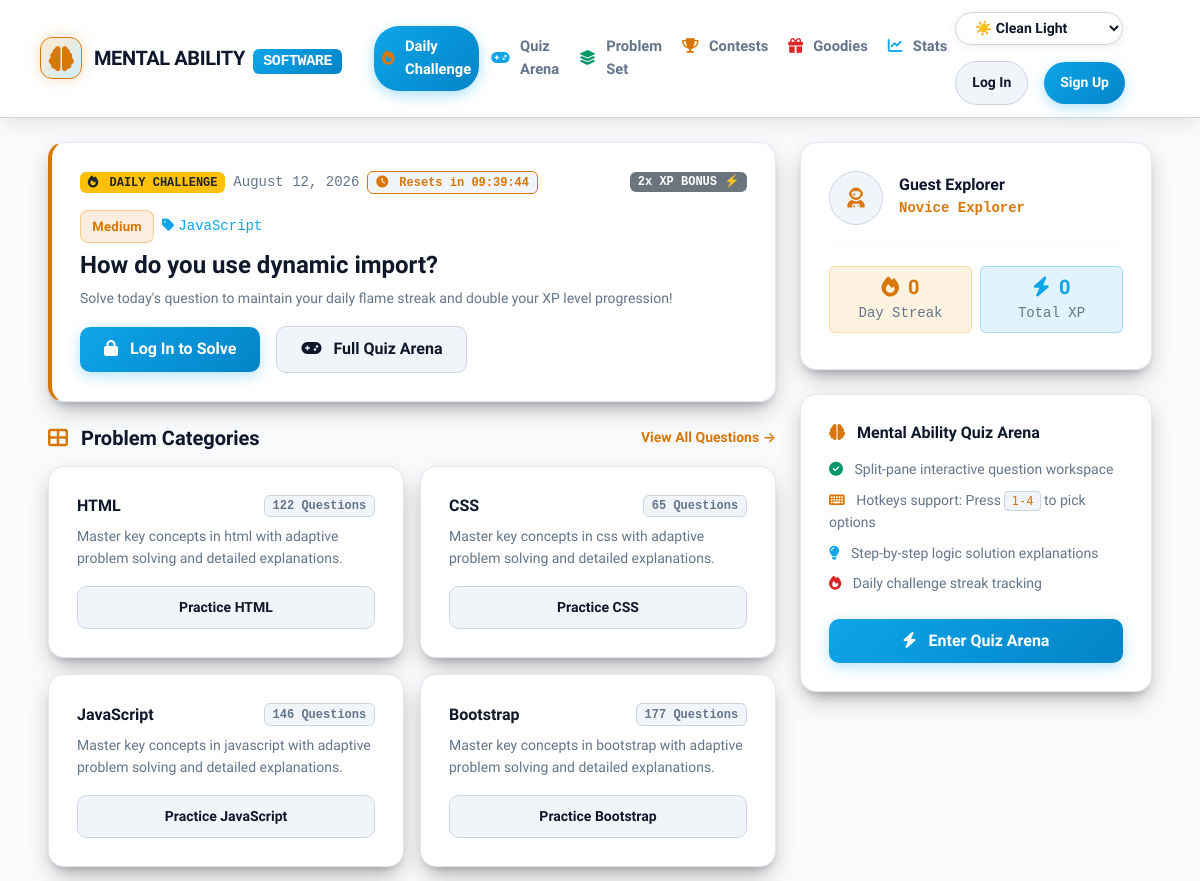
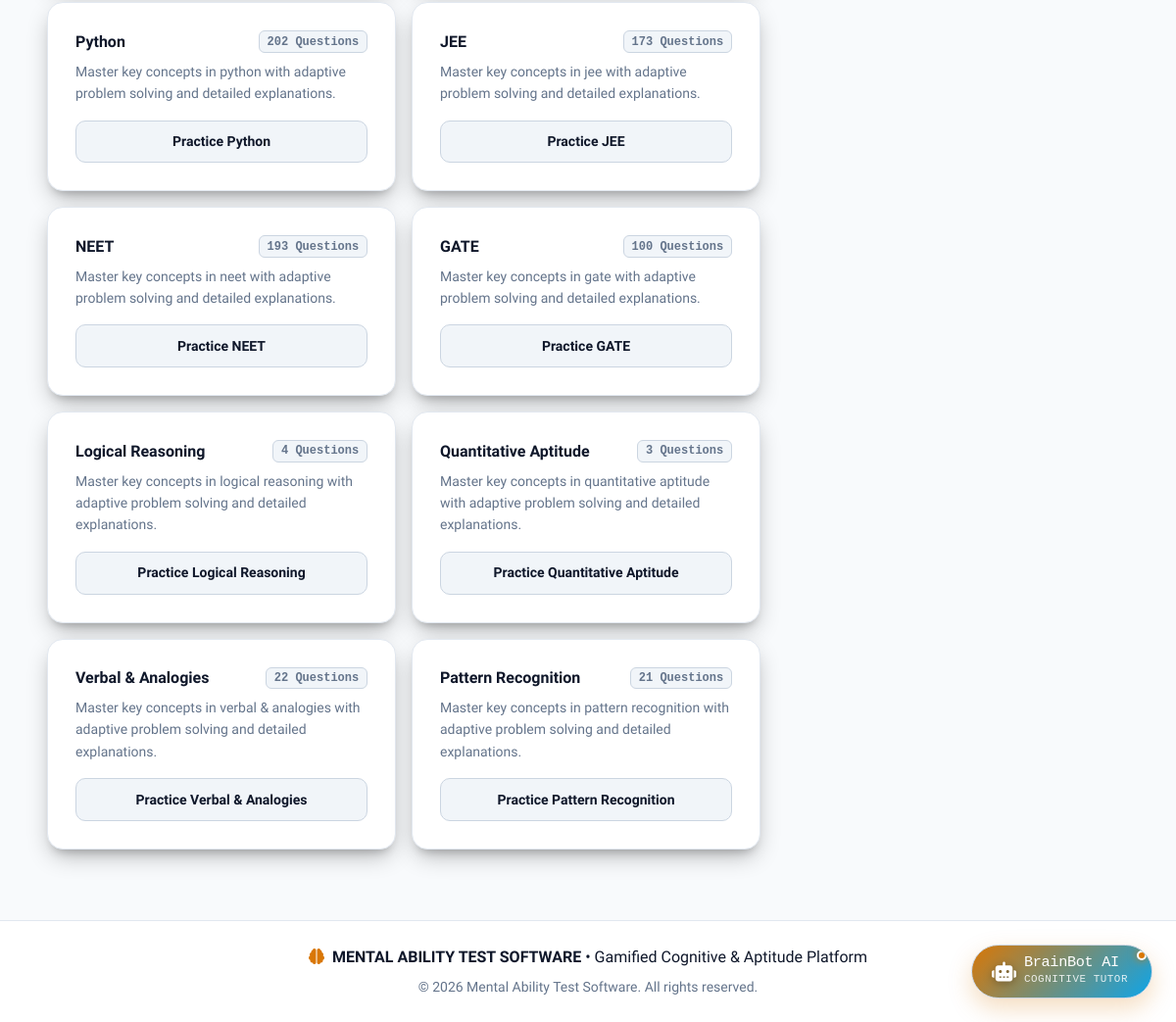
The page / on the database its author committed (2 pictures, top to bottom).
### quiz/models.py (models this page shows, shortened)
class Question(models.Model):
    EASY = 'EASY'
    MEDIUM = 'MEDIUM'
    HARD = 'HARD'
    DIFFICULTY_CHOICES = [
        (EASY, 'Easy'),
        (MEDIUM, 'Medium'),
        (HARD, 'Hard'),
    ]
    text = models.CharField(max_length=255)
    subject = models.ForeignKey(Subject, null=True, blank=True, on_delete=models.SET_NULL, related_name='questions')
    difficulty = models.CharField(max_length=10, choices=DIFFICULTY_CHOICES, default=MEDIUM)
    explanation = models.TextField(blank=True, help_text="Detailed step-by-step logic solution")

class Subject(models.Model):
    name = models.CharField(max_length=100, unique=True)

### quiz/views.py (the view)
# urls.py: path('', views.index, name='index'),
def index(request):
    profile = get_or_create_user_profile(request.user) if request.user.is_authenticated else None
    daily_question = get_daily_challenge_question()
    subjects = Subject.objects.annotate(q_count=Count('questions'))
    total_questions = Question.objects.count()
    context = {
        'profile': profile,
        'daily_question': daily_question,
        'subjects': subjects,
        'total_questions': total_questions,
    }
    return render(request, 'home.html', context)

### quiz/views.py (called while the page is built)
def get_daily_challenge_question():
    today = timezone.now().date()
    day_seed = today.year * 10000 + today.timetuple().tm_yday
    questions = list(Question.objects.select_related('subject').all().order_by('id'))
    if not questions:
        return None
    return questions[day_seed % len(questions)]

### templates/home.html (shortened to what this page needs)
{% extends 'base.html' %}
{% load static %}
{% block content %}
<div class="row g-4">
  <div class="col-lg-8">
    <div class="lc-card position-relative overflow-hidden mb-4" style="background: var(--lc-surface); border-left: 4px solid var(--lc-amber);">
      <div class="d-flex justify-content-between align-items-center mb-3">
        <div class="d-flex align-items-center gap-2 flex-wrap">
          <span class="badge bg-warning text-dark font-monospace fw-bold"><i class="fas fa-fire me-1"></i> DAILY CHALLENGE</span>
          <span class="small font-monospace" style="color: var(--lc-text-muted);">{% now "F j, Y" %}</span>
          <span class="badge font-monospace" style="background-color: var(--lc-surface-hover); color: var(--lc-amber); border: 1px solid var(--lc-amber);" title="Auto-rotates to tomorrow's new challenge at midnight">
            <i class="fas fa-clock me-1"></i> Resets in <span id="dailyCountdown">--:--:--</span>
          </span>
        </div>
        <span class="badge bg-secondary font-monospace">2x XP BONUS ⚡</span>
      </div>
      {% if daily_question %}
        <div class="mb-3">
          <div class="d-flex align-items-center gap-2 mb-2">
            <span class="{% if daily_question.difficulty == 'EASY' %}badge-easy{% elif daily_question.difficulty == 'HARD' %}badge-hard{% else %}badge-medium{% endif %}">
              {{ daily_question.get_difficulty_display }}
            </span>
            <span class="small font-monospace" style="color: var(--lc-blue);"><i class="fas fa-tag me-1"></i>{{ daily_question.subject.name|default:"General Aptitude" }}</span>
          </div>
          <h4 class="fw-bold mb-2" style="color: var(--lc-text);">{{ daily_question.text }}</h4>
          <p class="small" style="color: var(--lc-text-muted);">Solve today's question to maintain your daily flame streak and double your XP level progression!</p>
        </div>
      {% else %}
        <h4 class="fw-bold mb-2" style="color: var(--lc-text);">Daily Aptitude Challenge</h4>
        <p style="color: var(--lc-text-muted);">Test your logical speed with today's curated mental ability puzzle.</p>
      {% endif %}
      <div class="d-flex align-items-center gap-3">
        {% if user.is_authenticated %}
          <a href="{% url 'quiz:daily_challenge' %}" class="btn btn-lc-primary">
            <i class="fas fa-play me-2"></i> Solve Challenge Now
          </a>
        {% else %}
          <a href="{% url 'login' %}" class="btn btn-lc-primary">
            <i class="fas fa-lock me-2"></i> Log In to Solve
          </a>
        {% endif %}
        <a href="{% url 'quiz:test_session' %}" class="btn btn-lc-secondary">
          <i class="fas fa-gamepad me-2"></i> Full Quiz Arena
        </a>
      </div>
    </div>
    <div class="d-flex justify-content-between align-items-center mb-3">
      <h5 class="fw-bold mb-0" style="color: var(--lc-text);"><i class="fas fa-th-large me-2" style="color: var(--lc-amber);"></i> Problem Categories</h5>
      <a href="{% url 'quiz:revision' %}" class="small text-decoration-none fw-semibold" style="color: var(--lc-amber);">View All Questions &rarr;</a>
    </div>
    <div class="row g-3">
      {% for subject in subjects %}
        <div class="col-md-6">
          <div class="lc-card h-100 d-flex flex-column justify-content-between">
            <div>
              <div class="d-flex justify-content-between align-items-center mb-2">
                <h6 class="fw-bold mb-0" style="color: var(--lc-text);">{{ subject.name }}</h6>
                <span class="badge font-monospace" style="background-color: var(--lc-surface-hover); color: var(--lc-text-muted); border: 1px solid var(--lc-border-highlight);">{{ subject.q_count }} Questions</span>
              </div>
              <p class="small mb-3" style="color: var(--lc-text-muted);">Master key concepts in {{ subject.name|lower }} with adaptive problem solving and detailed explanations.</p>
            </div>
            <a href="{% url 'quiz:revision' %}?subject={{ subject.id }}" class="btn btn-lc-secondary btn-sm w-100">
              Practice {{ subject.name }}
            </a>
          </div>
        </div>
      {% empty %}
        <div class="col-12">
          <div class="lc-card text-center py-4">
            <p class="mb-0" style="color: var(--lc-text-muted);">No subject categories found.</p>
          </div>
        </div>
      {% endfor %}
    </div>
  </div>
  <div class="col-lg-4">
    <div class="lc-card mb-4">
      <div class="d-flex align-items-center gap-3 mb-3">
        <div class="rounded-circle p-3 style-user-icon" style="width: 54px; height: 54px; display: flex; align-items: center; justify-content: center; background-color: var(--lc-surface-hover); border: 1px solid var(--lc-border-highlight); color: var(--lc-amber);">
          <i class="fas fa-user-astronaut fa-lg"></i>
        </div>
        <div>
          <h6 class="fw-bold mb-0" style="color: var(--lc-text);">{{ user.username|default:"Guest Explorer" }}</h6>
          <small class="font-monospace fw-bold" style="color: var(--lc-amber);">{{ profile.rank_title|default:"Novice Explorer" }}</small>
        </div>
      </div>
      <hr style="border-color: var(--lc-border);">
      <div class="row text-center g-2 my-2">
        <div class="col-6">
          <div class="p-2 rounded" style="background: rgba(245, 158, 11, 0.12); border: 1px solid rgba(245, 158, 11, 0.3);">
            <div class="h5 fw-bold mb-0" style="color: var(--lc-amber);"><i class="fas fa-fire me-1"></i> {{ profile.streak_count|default:0 }}</div>
            <small class="font-monospace" style="color: var(--lc-text-muted);">Day Streak</small>
          </div>
        </div>
        <div class="col-6">
          <div class="p-2 rounded" style="background: rgba(14, 165, 233, 0.12); border: 1px solid rgba(14, 165, 233, 0.3);">
            <div class="h5 fw-bold mb-0" style="color: var(--lc-blue);"><i class="fas fa-bolt me-1"></i> {{ profile.total_xp|default:0 }}</div>
            <small class="font-monospace" style="color: var(--lc-text-muted);">Total XP</small>
          </div>
        </div>
      </div>
    </div>
    <div class="lc-card">
      <h6 class="fw-bold mb-3" style="color: var(--lc-text);"><i class="fas fa-brain me-2" style="color: var(--lc-amber);"></i> Mental Ability Quiz Arena</h6>
      <ul class="list-unstyled small mb-4" style="color: var(--lc-text-muted);">
        <li class="mb-2"><i class="fas fa-check-circle me-2" style="color: var(--lc-easy);"></i> Split-pane interactive question workspace</li>
        <li class="mb-2"><i class="fas fa-keyboard me-2" style="color: var(--lc-amber);"></i> Hotkeys support: Press <code>1-4</code> to pick options</li>
        <li class="mb-2"><i class="fas fa-lightbulb me-2" style="color: var(--lc-blue);"></i> Step-by-step logic solution explanations</li>
        <li class="mb-2"><i class="fas fa-fire me-2" style="color: var(--lc-hard);"></i> Daily challenge streak tracking</li>
      </ul>
      <a href="{% url 'quiz:test_session' %}" class="btn btn-lc-primary w-100">
        <i class="fas fa-bolt me-2"></i> Enter Quiz Arena
      </a>
    </div>
  </div>
</div>
{% endblock %}

### templates/base.html (shortened to what this page needs)
<!DOCTYPE html>
{% load static %}
<html lang="en">
<head>
  <link href="https://cdn.jsdelivr.net/npm/bootstrap@5.3.2/dist/css/bootstrap.min.css" rel="stylesheet">
  <link rel="stylesheet" href="https://cdnjs.cloudflare.com/ajax/libs/font-awesome/6.4.0/css/all.min.css">
  <link rel="stylesheet" href="{% static 'css/global.css' %}?v=2.1">
</head>
<body>
  <nav class="navbar navbar-expand-lg navbar-dark navbar-leetcode sticky-top">
    <div class="container-fluid">
      <a class="navbar-brand" href="{% url 'quiz:index' %}">
        <div class="brand-icon-box">
          <i class="fas fa-brain fa-lg" style="color: var(--lc-amber);"></i>
        </div>
        <div>
          <span class="fw-extrabold" style="color: var(--lc-text);">MENTAL ABILITY</span>
          <span class="badge ms-1 font-monospace" style="background: linear-gradient(135deg, var(--lc-blue), #0284c7); color: #ffffff;">SOFTWARE</span>
        </div>
      </a>
      <div class="collapse navbar-collapse" id="leetcodeNavbar">
        <ul class="navbar-nav me-auto mb-2 mb-lg-0 ms-lg-3 gap-1">
          <li class="nav-item">
            <a class="nav-link {% if request.resolver_match.url_name == 'index' %}active{% endif %}" href="{% url 'quiz:index' %}">
              <i class="fas fa-fire me-1" style="color: var(--lc-amber);"></i> Daily Challenge
            </a>
          </li>
          <li class="nav-item">
            <a class="nav-link {% if request.resolver_match.url_name == 'test_session' %}active{% endif %}" href="{% url 'quiz:test_session' %}">
              <i class="fas fa-gamepad me-1" style="color: var(--lc-blue);"></i> Quiz Arena
            </a>
          </li>
          <li class="nav-item">
            <a class="nav-link {% if request.resolver_match.url_name == 'revision' %}active{% endif %}" href="{% url 'quiz:revision' %}">
              <i class="fas fa-layer-group me-1" style="color: var(--lc-easy);"></i> Problem Set
            </a>
          </li>
          <li class="nav-item">
            <a class="nav-link {% if request.resolver_match.url_name == 'contests' %}active{% endif %}" href="{% url 'quiz:contests' %}">
              <i class="fas fa-trophy me-1" style="color: var(--lc-amber);"></i> Contests
            </a>
          </li>
          <li class="nav-item">
            <a class="nav-link {% if request.resolver_match.url_name == 'goodies' %}active{% endif %}" href="{% url 'quiz:goodies' %}">
              <i class="fas fa-gift me-1" style="color: var(--lc-hard);"></i> Goodies
            </a>
          </li>
          <li class="nav-item">
            <a class="nav-link {% if request.resolver_match.url_name == 'dashboard' %}active{% endif %}" href="{% url 'quiz:dashboard' %}">
              <i class="fas fa-chart-line me-1" style="color: var(--lc-blue);"></i> Stats
            </a>
          </li>
        </ul>
        <div class="d-flex align-items-center gap-3 flex-wrap">
          <select id="themeSelect" class="theme-selector" title="Switch UI Theme" onchange="switchTheme(this.value)">
            <option value="clean-light">☀️ Clean Light</option>
          </select>
          {% if user.is_authenticated %}
            <div class="streak-badge" title="Daily Activity Streak">
              <i class="fas fa-fire me-1"></i> {{ profile.streak_count|default:1 }}d
            </div>
            <div class="xp-badge" title="Total Experience Points">
              <i class="fas fa-bolt me-1"></i> {{ profile.total_xp|default:0 }} XP
            </div>
            <span class="rank-badge font-monospace d-none d-md-inline">
              <i class="fas fa-crown me-1"></i> {{ profile.rank_title|default:"Novice" }}
            </span>
            <form action="{% url 'logout' %}" method="post" class="d-inline">
              {% csrf_token %}
              <button class="btn btn-lc-secondary btn-sm rounded-pill px-3" type="submit" title="Logout">
                <i class="fas fa-sign-out-alt me-1"></i> Exit
              </button>
            </form>
          {% else %}
            <a class="btn btn-lc-secondary btn-sm rounded-pill px-3" href="{% url 'login' %}">Log In</a>
            <a class="btn btn-lc-primary btn-sm rounded-pill px-3" href="{% url 'quiz:signup' %}">Sign Up</a>
          {% endif %}
        </div>
      </div>
    </div>
  </nav>
  <div class="container-fluid py-4 px-lg-5">
    {% block content %}{% endblock %}
  </div>
  <footer class="footer py-4 mt-5" style="border-top: 1px solid var(--lc-border); background-color: var(--lc-surface); color: var(--lc-text);">
    <div class="container text-center">
      <p class="mb-1" style="color: var(--lc-text);">
        <i class="fas fa-brain me-1" style="color: var(--lc-amber);"></i> <strong>MENTAL ABILITY TEST SOFTWARE</strong> &bull; Gamified Cognitive & Aptitude Platform
      </p>
      <small style="color: var(--lc-text-muted);">&copy; 2026 Mental Ability Test Software. All rights reserved.</small>
    </div>
  </footer>
  {% include 'quiz/ai_chatbot.html' %}
</body>
</html>

### templates/quiz/ai_chatbot.html (shortened to what this page needs)
<div id="aiChatbotContainer" class="ai-chatbot-wrapper">
  <button id="aiChatLauncher" class="ai-launcher-btn" onclick="toggleAiChatbot()" title="Open BrainBot Cyber AI Tutor">
    <div class="ai-launcher-icon">
      <i class="fas fa-robot"></i>
    </div>
    <div class="ai-launcher-text-box d-none d-md-flex flex-column text-start ms-2 me-1">
      <span class="ai-launcher-title font-monospace fw-extrabold">BrainBot AI</span>
      <span class="ai-launcher-sub font-monospace">Cognitive Tutor</span>
    </div>
    <span id="aiStatusDot" class="ai-status-pulse online" title="BrainBot AI Ready"></span>
  </button>
</div>

### rows shown on the page
Question: difficulty "Medium", subject.name "JavaScript", text "How do you use dynamic import?"
Subject: name "HTML", q_count "122", name "html"
Subject: name "CSS", q_count "65", name "css"
Subject: name "JavaScript", q_count "146", name "javascript"
Subject: name "Bootstrap", q_count "177", name "bootstrap"
Subject: name "Python", q_count "202", name "python"
Subject: name "JEE", q_count "173", name "jee"
Subject: name "NEET", q_count "193", name "neet"
Subject: name "GATE", q_count "100", name "gate"
Subject: name "Logical Reasoning", q_count "4", name "logical reasoning"
Subject: name "Quantitative Aptitude", q_count "3", name "quantitative aptitude"
Subject: name "Verbal & Analogies", q_count "22", name "verbal & analogies"
Subject: name "Pattern Recognition", q_count "21", name "pattern recognition"

### other values the page prints
{{ user.username|default:"Guest Explorer" }} "Guest Explorer"
{{ profile.rank_title|default:"Novice Explorer" }} "Novice Explorer"
{{ profile.streak_count|default:0 }} "0"
{{ profile.total_xp|default:0 }} "0"
